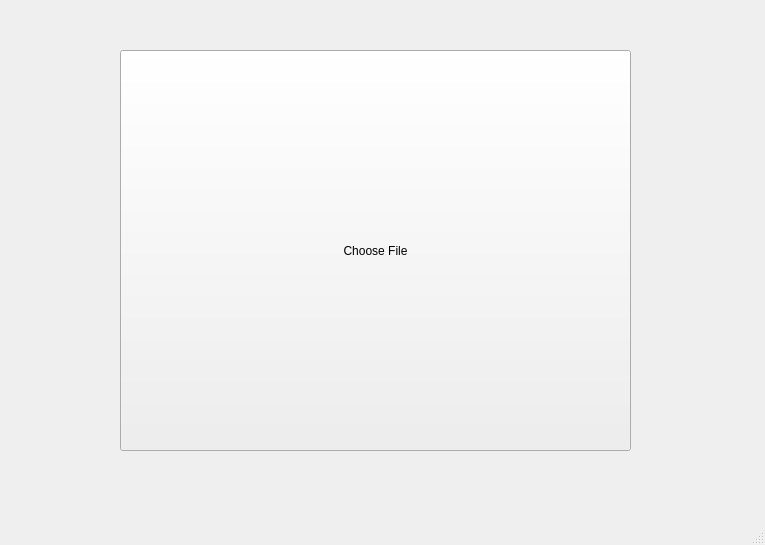
<?xml version="1.0" encoding="UTF-8"?>
<ui version="4.0">
 <class>MainWindow</class>
 <widget class="QMainWindow" name="MainWindow">
  <property name="geometry">
   <rect>
    <x>0</x>
    <y>0</y>
    <width>765</width>
    <height>545</height>
   </rect>
  </property>
  <property name="windowTitle">
   <string>MainWindow</string>
  </property>
  <widget class="QWidget" name="centralWidget">
   <widget class="QPushButton" name="Button">
    <property name="geometry">
     <rect>
      <x>120</x>
      <y>50</y>
      <width>511</width>
      <height>401</height>
     </rect>
    </property>
    <property name="text">
     <string>Choose File</string>
    </property>
   </widget>
   <widget class="QWidget" name="widget" native="true">
    <property name="geometry">
     <rect>
      <x>0</x>
      <y>430</y>
      <width>120</width>
      <height>80</height>
     </rect>
    </property>
   </widget>
  </widget>
  <widget class="QStatusBar" name="statusBar"/>
 </widget>
 <layoutdefault spacing="6" margin="11"/>
 <resources/>
 <connections/>
</ui>
